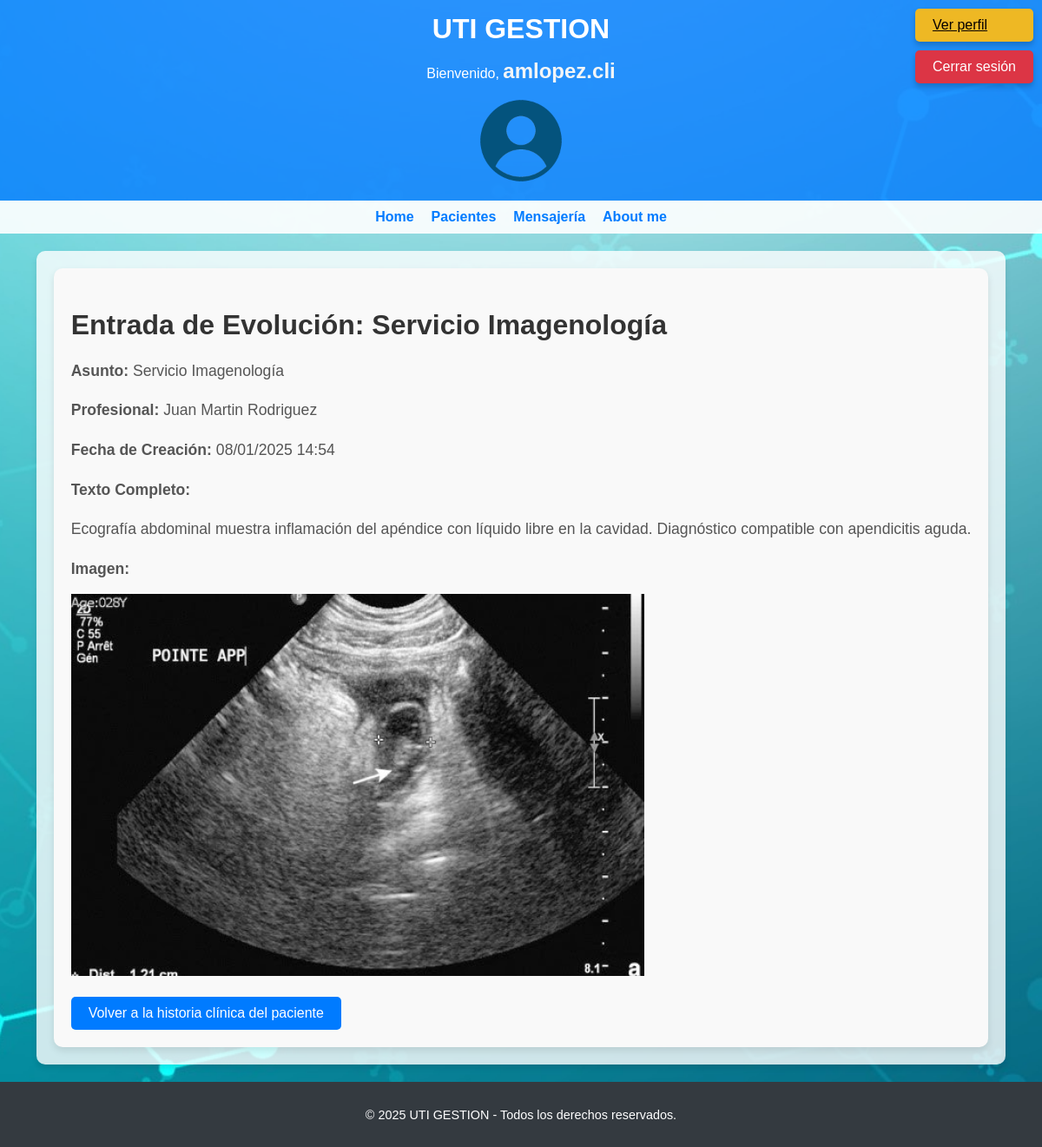
The page /pacientes/entrada_evolucion/ver/2/ (signed in) on the database as committed earlier.
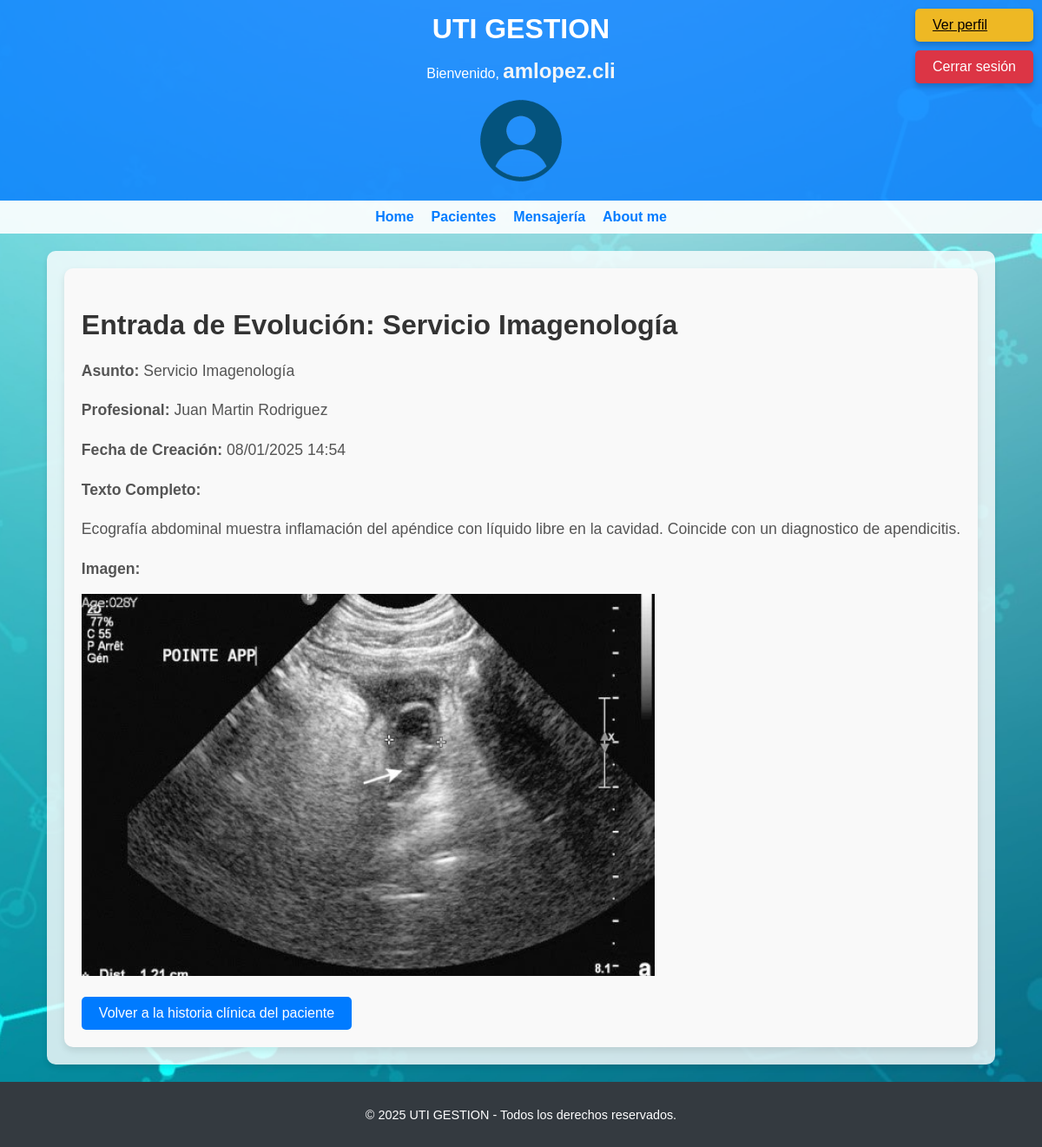
The same page on the database as committed later.
### usuarios/models.py (models this page shows)
class CustomUser(AbstractUser):
    ESPECIALIDADES = [
        ('Admision', 'Admision'),
        ('Clínica', 'Clínica'),
        ('Enfermería', 'Enfermería'),
        ('Pediatría', 'Pediatría'),
        ('Cardiología', 'Cardiología'),
        ('Traumatología', 'Traumatología'),
        ('Anestesiología', 'Anestesiología'),
        ('Terapia Intensiva', 'Terapia Intensiva'),
        ('Cirujia General', 'Cirugia General'),
        ('Imagenología', 'Imagenología'),
    ]
    especialidad = models.CharField(
        max_length=50,
        choices=ESPECIALIDADES,
        blank=True,
        null=True,
        verbose_name="Especialidad"
    )
    telefono = models.CharField(max_length=15, blank=True, null=True, verbose_name="Teléfono")
    direccion = models.CharField(max_length=150, blank=True, null=True, verbose_name="Dirección")
    fecha_nacimiento = models.DateField(blank=True, null=True, verbose_name="Fecha de nacimiento")
    nombre = models.CharField(max_length=50, blank=True, null=True, verbose_name="Nombre")  # Nuevo campo
    apellido = models.CharField(max_length=50, blank=True, null=True, verbose_name="Apellido")  # Nuevo campo
    nro_matricula_profesional = models.CharField(max_length=20, blank=True, null=True, verbose_name="Nro de Matrícula Profesional")  # Nuevo campo
    def __str__(self):
        return f"{self.nombre} {self.apellido}" if self.nombre and self.apellido else self.username

### pacientes/models.py (models this page shows, shortened)
class EntradaEvolucion(models.Model):
    paciente = models.ForeignKey(Paciente, related_name='entradas_evolucion', on_delete=models.CASCADE)
    usuario = models.ForeignKey(settings.AUTH_USER_MODEL, related_name='entradas_evolucion', on_delete=models.CASCADE)
    asunto = models.CharField(max_length=255)
    texto_completo = models.TextField()
    imagen = models.ImageField(upload_to='entradas_evolucion/', null=True, blank=True)
    fecha_creacion = models.DateTimeField(auto_now_add=True)

### pacientes/views.py (the view)
# urls.py: path('entrada_evolucion/ver/<int:entrada_id>/', ver_entrada_evolucion, name='ver_entrada_evolucion'),
@login_required
def ver_entrada_evolucion(request, entrada_id):
    entrada = get_object_or_404(EntradaEvolucion, id=entrada_id)
    return render(request, 'pacientes/ver_entrada_evolucion.html', {
        'entrada': entrada,
    })

### pacientes/templates/pacientes/ver_entrada_evolucion.html (shortened to what this page needs)
{% extends 'hospital_uti/base.html' %}
{% block content %}
<div class="entrada-evolucion">
    <h2 class="entrada-evolucion-title">Entrada de Evolución: {{ entrada.asunto }}</h2>
    <div class="entrada-evolucion-detail">
        <p><strong>Asunto:</strong> {{ entrada.asunto }}</p>
        <p><strong>Profesional:</strong> {{ entrada.usuario }}</p>
        <p><strong>Fecha de Creación:</strong> {{ entrada.fecha_creacion|date:"d/m/Y H:i" }}</p>
        <p><strong>Texto Completo:</strong></p>
        <p class="entrada-evolucion-texto">{{ entrada.texto_completo|linebreaksbr }}</p>
        {% if entrada.imagen %}
            <p><strong>Imagen:</strong></p>
            <img src="{{ entrada.imagen.url }}" alt="Imagen de la entrada" style="max-width: 100%; height: auto;">
        {% endif %}
    </div>
    <a href="{% url 'detalles_paciente' paciente_id=entrada.paciente.id %}" class="btn btn-back">Volver a la historia clínica del paciente</a>
</div>
{% endblock %}

### templates/hospital_uti/base.html (shortened to what this page needs)
<!DOCTYPE html>
<html lang="es">
<head>
    {% load static %}
    <link rel="stylesheet" type="text/css" href="{% static 'css/styles.css' %}">
</head>
<body>
    <div class="container">
        <header>
            <h1>UTI GESTION</h1>
            {% if request.user.is_authenticated %}
            <p>Bienvenido, <span class="username">{{ request.user.username }}</span></p>
            <div>
                {% if request.user.perfil.imagen %}
                <img src="{{ request.user.perfil.imagen.url }}" alt="Avatar"
                    style="width: 100px; height: 100px; max-width: 100px; max-height: 100px; border-radius: 50%; object-fit: cover;">
                {% else %}
                <img src="{% static 'avatars/default_avatar.png' %}" alt="Avatar por defecto"
                    style="width: 100px; height: 100px; max-width: 100px; max-height: 100px; border-radius: 50%; object-fit: cover;">
                {% endif %}
            </div>
            {% endif %}
        </header>
        <nav>
            <ul>
                <li><a href="{% url 'home' %}">Home</a></li>
                {% if user.is_authenticated %}
                <li><a href="{% url 'inicio_pacientes' %}">Pacientes</a></li>
                <li><a href="{% url 'ver_chats' %}">Mensajería</a></li>
                {% else %}
                <li><a href="{% url 'login' %}">Iniciar sesión</a></li>
                <li><a href="{% url 'registro' %}">Registro</a></li>
                {% endif %}
                <li><a href="{% url 'about' %}">About me</a></li>
            </ul>
        </nav>
        {% if user.is_authenticated %}
        <div class="auth-buttons">
            <a href="{% url 'ver_perfil' %}" class="profile-btn">Ver perfil</a>
            <form action="{% url 'logout' %}" method="POST" style="display:inline;">
                <button type="submit" class="logout-btn">Cerrar sesión</button>
            </form>
        </div>
        {% endif %}
        <main class="content">
            {% block content %}
            {% endblock %}
        </main>
        <footer>
            <p>&copy; 2025 UTI GESTION - Todos los derechos reservados.</p>
        </footer>
    </div>
</body>
</html>

### static/css/styles.css (style rules this page uses)
body { font-family: Arial, sans-serif; margin: 0; padding: 0; display: flex; flex-direction: column; min-height: 100vh; background-image: url('/static/images/fondo_web.jpg'); background-size: cover; background-position: center; background-repeat: no-repeat; color: #212529; }
.container { display: flex; flex-direction: column; flex: 1; }
.username { font-weight: bold; font-size: 1.5rem; color: #f3f5f7; }
header { background-color: rgba(0, 123, 255, 0.8); color: white; padding: 15px; text-align: center; }
header h1 { margin: 0; font-size: 2rem; }
nav { background-color: rgba(255, 255, 255, 0.9); padding: 10px; }
nav ul { list-style: none; padding: 0; margin: 0; display: flex; gap: 20px; justify-content: center; }
nav ul li a, nav ul li button { color: #007bff; text-decoration: none; font-weight: bold; }
.auth-buttons { position: fixed; top: 10px; right: 10px; display: flex; flex-direction: column; gap: 10px; }
.profile-btn { background-color: #eeb824; color: rgb(7, 0, 0); padding: 10px 20px; border: none; border-radius: 5px; cursor: pointer; font-size: 1rem; box-shadow: 0px 4px 6px rgba(0, 0, 0, 0.2); }
.logout-btn { background-color: #dc3545; color: white; padding: 10px 20px; border: none; border-radius: 5px; cursor: pointer; font-size: 1rem; box-shadow: 0px 4px 6px rgba(0, 0, 0, 0.2); }
main.content { background: rgba(255, 255, 255, 0.8); padding: 20px; border-radius: 10px; margin: 20px auto; max-width: 1200px; box-shadow: 0px 4px 6px rgba(0, 0, 0, 0.1); flex: 1; }
footer { background-color: #343a40; color: white; text-align: center; padding: 15px; font-size: 0.9rem; margin-top: auto; }
.entrada-evolucion { background-color: #f9f9f9; padding: 20px; border-radius: 10px; box-shadow: 0 4px 8px rgba(0, 0, 0, 0.1); }
.entrada-evolucion-title { font-size: 2rem; color: #333; margin-bottom: 20px; }
.entrada-evolucion-detail p { font-size: 1.1rem; color: #555; line-height: 1.6; margin-bottom: 15px; }
.entrada-evolucion-texto { white-space: pre-wrap; word-wrap: break-word; margin-bottom: 25px; }
.btn-back { display: inline-block; margin-top: 20px; padding: 10px 20px; background-color: #007bff; color: white; text-decoration: none; border-radius: 5px; font-size: 1rem; }
.entrada-evolucion .btn { font-family: 'Arial', sans-serif; }

Rows that differ between the two databases and show on the page:
changed EntradaEvolucion "Servicio Imagenología": texto_completo "Ecografía abdominal muestra inflamación del apéndice con líquido libre en la cavidad. Diagnóstico compatible con apendicitis aguda." → "Ecografía abdominal muestra inflamación del apéndice con líquido libre en la cavidad. Coincide con un diagnostico de apendicitis."
